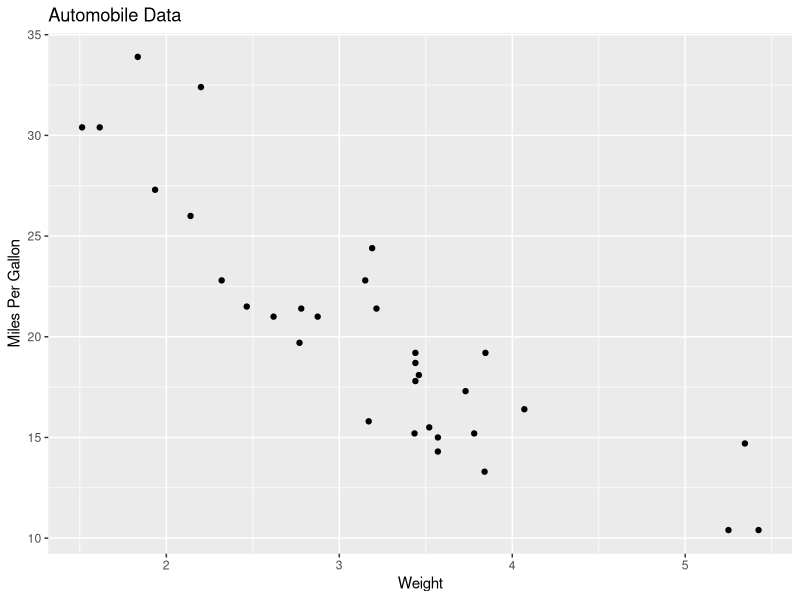
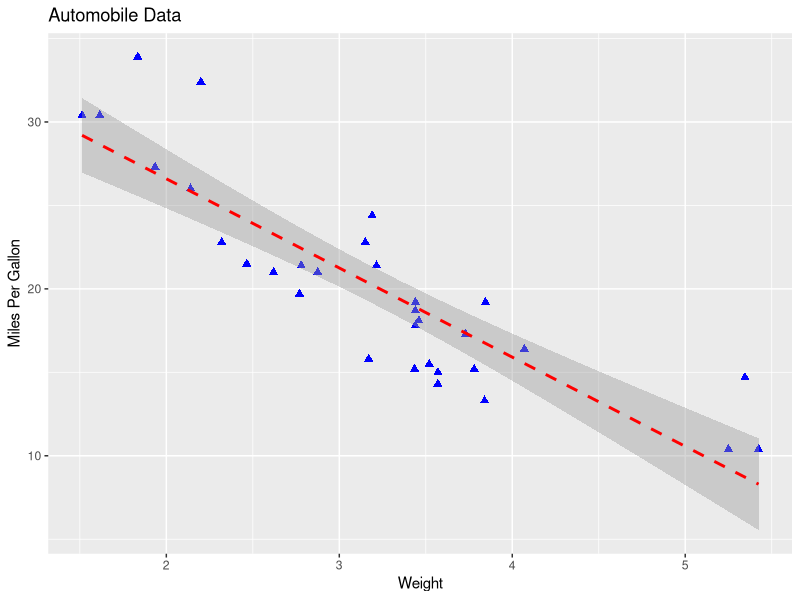
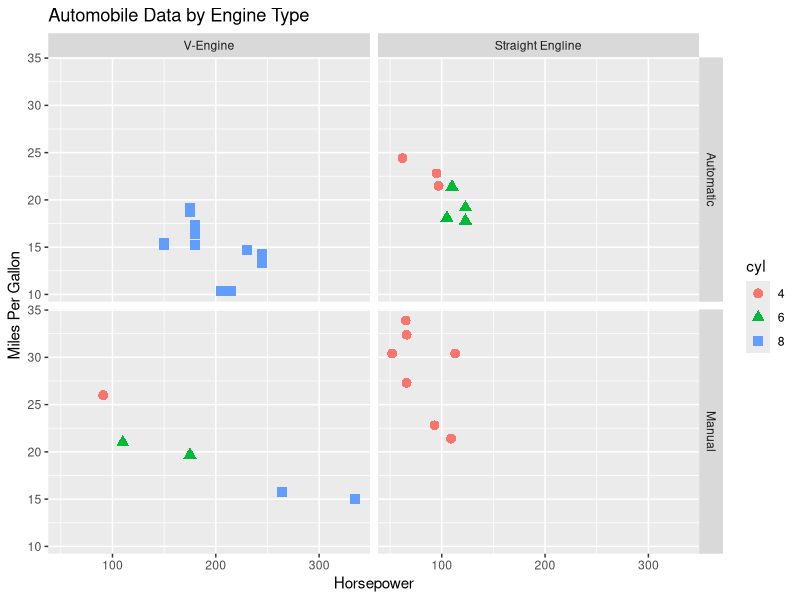
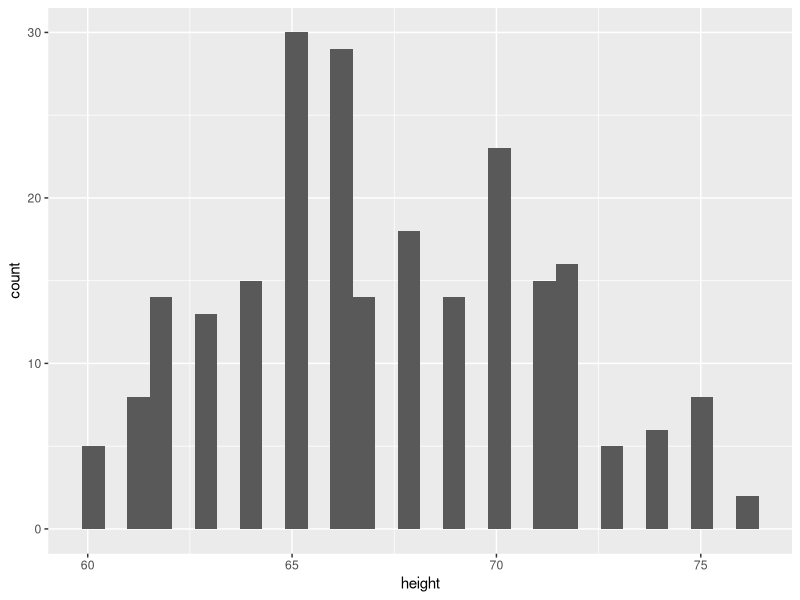
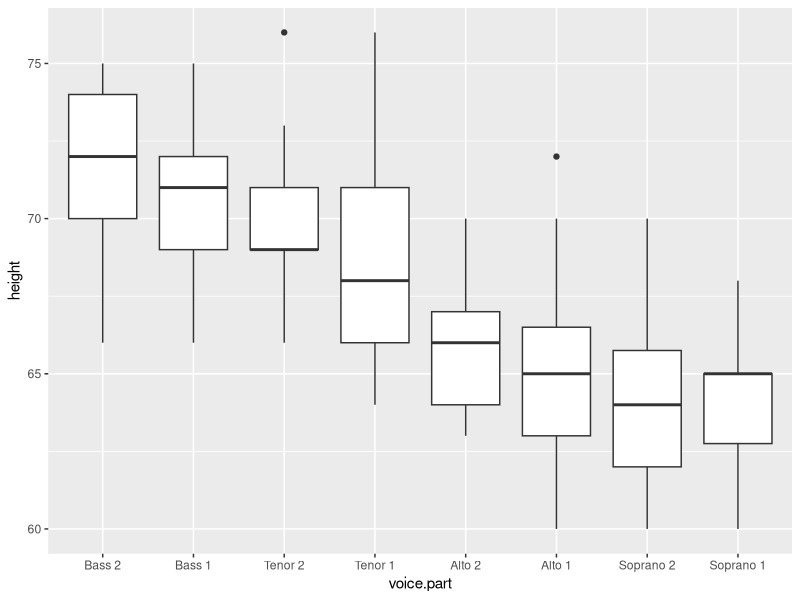
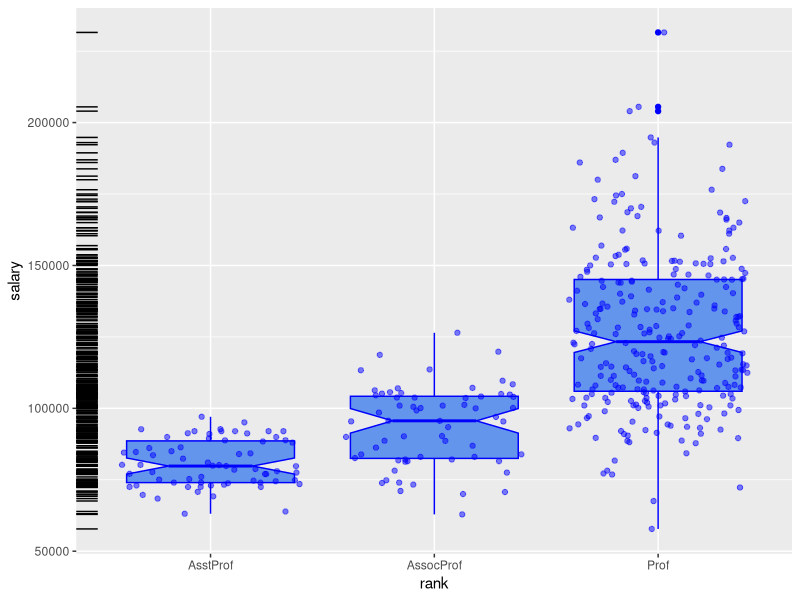
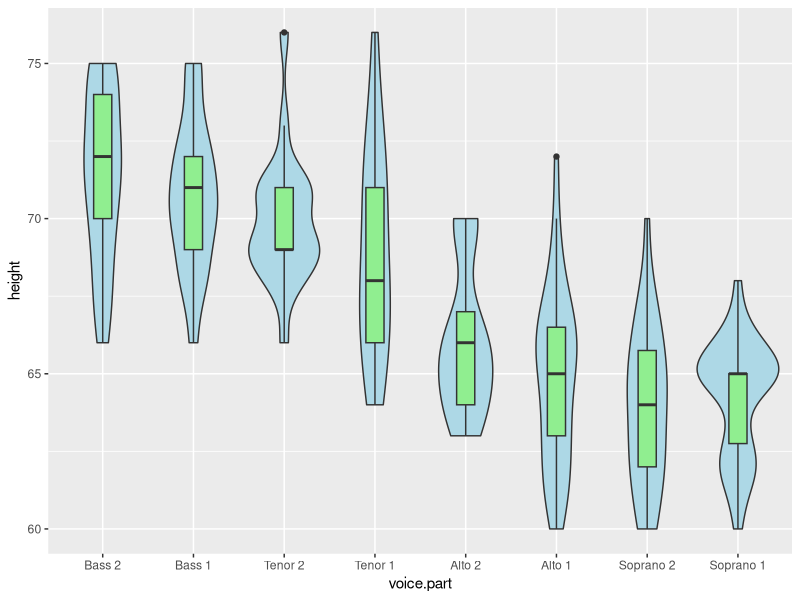
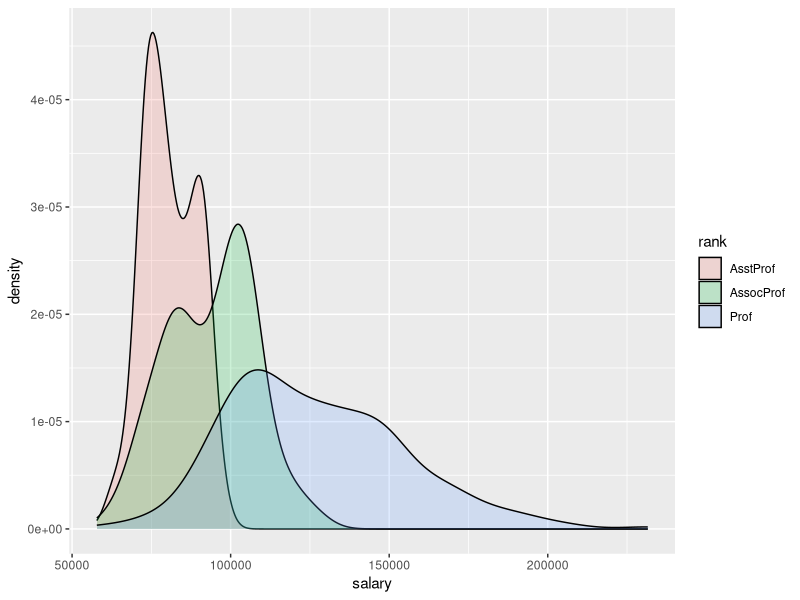

R code for these plots, in order:
## ---- chunk 1
library(ggplot2)
library(car)
library(gridExtra)
## ---- chunk 2
ggplot(data=mtcars, aes(x=wt, y=mpg)) +
  geom_point() +
  labs(
    title="Automobile Data",
    x="Weight",
    y="Miles Per Gallon"
  )
## ---- chunk 3
ggplot(data=mtcars, aes(x=wt, y=mpg)) +
  geom_point(pch=17, color="blue", size=2) +
  geom_smooth(method="lm", color="red", linetype=2) +
  labs(
    title="Automobile Data",
    x="Weight",
    y="Miles Per Gallon"
  )
## ---- chunk 4
mtcars$am <- factor(
  mtcars$am, 
  levels=c(0, 1), 
  labels=c("Automatic", "Manual")
)
mtcars$vs <- factor(
  mtcars$vs,
  levels=c(0, 1),
  labels=c("V-Engine", "Straight Engline")
)
mtcars$cyl <- factor(mtcars$cyl)
## ---- chunk 5
ggplot(data=mtcars, aes(x=hp, y=mpg, shape=cyl, color=cyl)) +
  geom_point(size=3) +
  facet_grid(am~vs) +
  labs(
    title="Automobile Data by Engine Type",
    x="Horsepower",
    y="Miles Per Gallon"
  )
## ---- chunk 6
data(singer, package="lattice")
## ---- chunk 7
ggplot(singer, aes(x=height)) + geom_histogram()
## ---- chunk 8
ggplot(singer, aes(x=voice.part, y=height)) + geom_boxplot()
## ---- chunk 9
data(Salaries, package="car")
## ---- chunk 10
ggplot(Salaries, aes(x=rank, y=salary)) +
  geom_boxplot(fill="cornflowerblue", color="blue", notch=TRUE) +
  geom_point(position="jitter", color="blue", alpha=.5) +
  geom_rug(sides="l", color="black")
## ---- chunk 11
ggplot(singer, aes(x=voice.part, y=height)) +
  geom_violin(fill="lightblue") +
  geom_boxplot(fill="lightgreen", width=.2)
## ---- chunk 12
ggplot(Salaries, aes(x=salary, fill=rank)) +
  geom_density(alpha=.2)
## ---- chunk 13
ggplot(Salaries, aes(x=yrs.since.phd, y=salary, color=rank, shape=sex)) +
  geom_point()
## ---- chunk 14
q1 <- ggplot(Salaries, aes(x=rank, fill=sex)) +
  geom_bar(position="stack") +
  labs(title='position="stack"') +
  theme(legend.position="bottom")
q2 <- ggplot(Salaries, aes(x=rank, fill=sex)) +
  geom_bar(position="dodge") +
  labs(title='position="dodge"') +
  theme(legend.position="bottom")
q3 <- ggplot(Salaries, aes(x=rank, fill=sex)) +
  geom_bar(position="fill") +
  labs(title='position="fill"', y="proportion") +
  theme(legend.position="bottom")
grid.arrange(q1, q2, q3, ncol=3)
## ---- chunk 15
ggplot(Salaries, aes(x=rank, fill=sex)) + geom_bar()
ggplot(Salaries, aes(x=rank)) + geom_bar(fill="red")
ggplot(Salaries, aes(x=rank, fill="red")) + geom_bar()
## ---- chunk 16
ggplot(data=singer, aes(x=height)) + 
  geom_histogram() +
  facet_wrap(~voice.part, nrow=4)
## ---- chunk 17
ggplot(Salaries, aes(x=yrs.since.phd, y=salary, color=rank, shape=rank)) +
  geom_point() +
  facet_grid(.~sex)
## ---- chunk 18
ggplot(data=singer, aes(x=height, fill=voice.part)) +
  geom_density() +
  facet_grid(voice.part~.)
## ---- chunk 19
ggplot(data=Salaries, aes(x=yrs.since.phd, y=salary)) +
  geom_smooth() +
  geom_point()
## ---- chunk 20
ggplot(data=Salaries, aes(
  x=yrs.since.phd, y=salary, linetype=sex, shape=sex, color=sex
)) +
  geom_smooth(
    method=lm,
    formula=y~poly(x, 2),
    se=FALSE,
    size=1
  ) +
  geom_point(size=2)
## ---- chunk 21
ggplot(data=Salaries, aes(x=rank, y=salary, fill=sex)) +
  geom_boxplot() +
  scale_x_discrete(
    breaks=c("AsstProf", "AssocProf", "Prof"),
    labels=c("Assistant\nProfessor", 
             "Associate\nProfessor", 
             "Full\nProfessor")
  ) +
  scale_y_continuous(
    breaks=c(50000, 100000, 150000, 200000),
    labels=c("$50K", "$100K", "$150K", "$200K")
  ) +
  labs(
    title="Faculty Salary by Rank and Sex",
    x="",
    y=""
  )
## ---- chunk 22
ggplot(data=Salaries, aes(x=rank, y=salary, fill=sex)) +
  geom_boxplot() +
  scale_x_discrete(
    breaks=c("AsstProf", "AssocProf", "Prof"),
    labels=c("Assistant\nProfessor",
             "Associate\nProfessor",
             "Full\nProfessor")
  ) +
  scale_y_continuous(
    breaks=c(50000, 100000, 150000, 200000),
    labels=c("$50K", "$100K", "$150K", "$200K")
  ) +
  labs(
    title="Faculty Salary by Rank and Gender",
    x="",
    y="",
    fill="Gender"
  ) +
  theme(legend.position=c(.1, .8))
## ---- chunk 23
ggplot(mtcars, aes(x=wt, y=mpg, size=disp)) +
  geom_point(shape=21, color="black", fill="cornsilk") +
  labs(
    x="Weight",
    y="Miles Per Gallon",
    title="Bubble Chart",
    size="Engine\nDisplacement"
  )
## ---- chunk 24
ggplot(data=Salaries, aes(x=yrs.since.phd, y=salary, color=rank)) +
  scale_color_manual(
    values=c("orange", "olivedrab", "navy")
  ) +
  geom_point(size=2)
## ---- chunk 25
ggplot(data=Salaries, aes(x=yrs.since.phd, y=salary, color=rank)) +
  scale_color_brewer(palette="Dark2") +
  geom_point(size=2)
## ---- chunk 26
library(RColorBrewer)
display.brewer.all()
## ---- chunk 27
mytheme <- theme(
  plot.title=element_text(
    face="bold.italic",
    size="14",
    color="brown"
  ),
  axis.title=element_text(
    face="bold.italic",
    size=10,
    color="brown"
  ),
  axis.text=element_text(
    face="bold",
    size=9,
    color="darkblue"
  ),
  panel.background=element_rect(
    fill="white",
    color="darkblue"
  ),
  panel.grid.major.y=element_line(
    color="grey",
    linetype=1
  ),
  panel.grid.minor.y=element_line(
    color="grey",
    linetype=2
  ),
  panel.grid.minor.x=element_blank(),
  legend.position="top"
)
## ---- chunk 28
ggplot(Salaries, aes(x=rank, y=salary, fill=sex)) +
  geom_boxplot() +
  labs(
    title="Salary by Rank and Sex",
    x="Rank",
    y="Salary"
  ) +
  mytheme
## ---- chunk 29
p1 <- ggplot(data=Salaries, aes(x=rank)) + geom_bar()
p2 <- ggplot(data=Salaries, aes(x=sex)) + geom_bar()
p3 <- ggplot(data=Salaries, aes(x=yrs.since.phd, y=salary)) + geom_point()

grid.arrange(p1, p2, p3, ncol=3)
## ---- chunk 30
myplot <- ggplot(mtcars, aes(x=mpg)) + geom_histogram()
ggsave(file="mygraph.png", plot=myplot, width=5, height=4)
## ---- chunk 31
ggplot(mtcars, aes(x=mpg)) + geom_histogram()
ggsave(file="mygraph.pdf")
